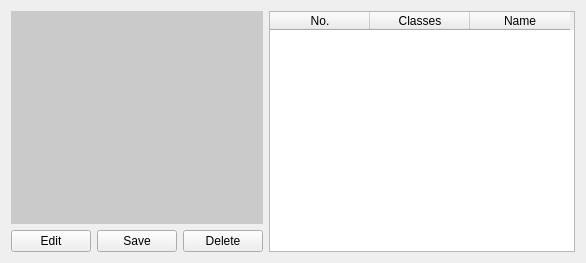
<?xml version="1.0" encoding="UTF-8"?>
<ui version="4.0">
 <class>Form</class>
 <widget class="QWidget" name="Form">
  <property name="geometry">
   <rect>
    <x>0</x>
    <y>0</y>
    <width>586</width>
    <height>263</height>
   </rect>
  </property>
  <property name="windowTitle">
   <string>Form</string>
  </property>
  <layout class="QHBoxLayout" name="horizontalLayout_2" stretch="2,3">
   <item>
    <layout class="QVBoxLayout" name="verticalLayout_2" stretch="1,0">
     <item>
      <widget class="QLabel" name="previewLabel">
       <property name="sizePolicy">
        <sizepolicy hsizetype="Preferred" vsizetype="Preferred">
         <horstretch>0</horstretch>
         <verstretch>0</verstretch>
        </sizepolicy>
       </property>
       <property name="styleSheet">
        <string notr="true">background-color: rgb(202, 202, 202);</string>
       </property>
       <property name="text">
        <string/>
       </property>
       <property name="scaledContents">
        <bool>false</bool>
       </property>
       <property name="alignment">
        <set>Qt::AlignCenter</set>
       </property>
      </widget>
     </item>
     <item>
      <layout class="QHBoxLayout" name="horizontalLayout">
       <item>
        <widget class="QPushButton" name="editButton">
         <property name="text">
          <string>Edit</string>
         </property>
        </widget>
       </item>
       <item>
        <widget class="QPushButton" name="saveButton">
         <property name="text">
          <string>Save</string>
         </property>
        </widget>
       </item>
       <item>
        <widget class="QPushButton" name="deleteButton">
         <property name="text">
          <string>Delete</string>
         </property>
        </widget>
       </item>
      </layout>
     </item>
    </layout>
   </item>
   <item>
    <layout class="QVBoxLayout" name="verticalLayout">
     <item>
      <widget class="QTableWidget" name="tableWidget">
       <column>
        <property name="text">
         <string>No.</string>
        </property>
       </column>
       <column>
        <property name="text">
         <string>Classes</string>
        </property>
       </column>
       <column>
        <property name="text">
         <string>Name</string>
        </property>
       </column>
      </widget>
     </item>
    </layout>
   </item>
  </layout>
 </widget>
 <resources/>
 <connections/>
</ui>
